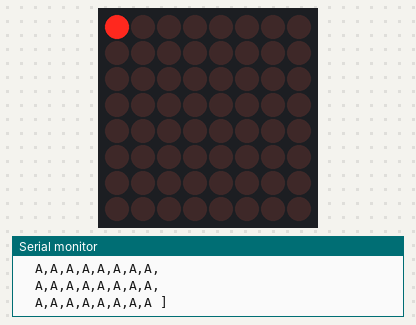
The sketch below on a simulated Arduino Uno, built with avr-gcc and run on an emulated ATmega328P. Parts: 8×8 LED matrix, the last lines printed to the serial monitor.

Above: at 0.14 s.
At 6.58 s:
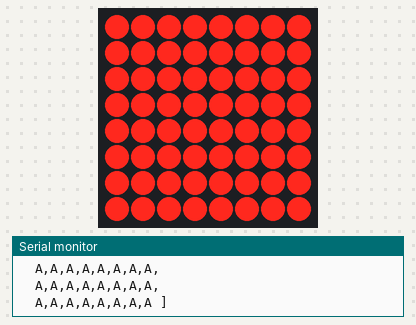
At 11.6 s:
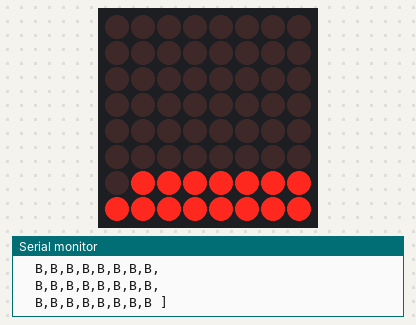
At 16.55 s:
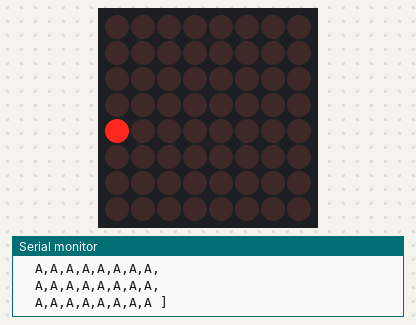
At 26.66 s:
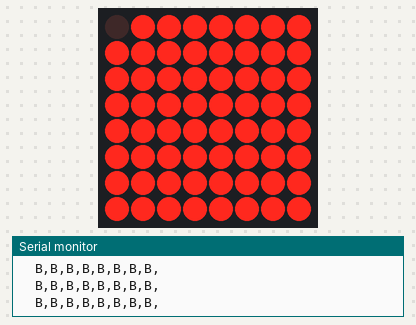
At 32.95 s:
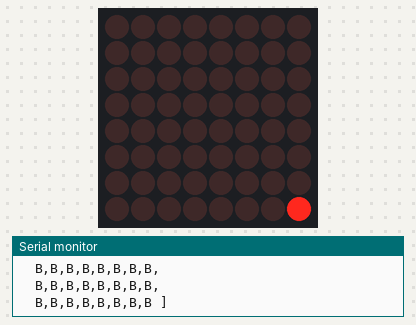

The sketch:

TestLedMatrix2.ino.ino
```cpp
#include "LedControl.h"
#include "charLibrary.h"
#define DIM 8


int dim = 8;
char matrix[8][8] = { { 'A','A','A','A','A','A','A','A' },
            { 'A','A','A','A','A','A','A','A' },
            { 'A','A','A','A','A','A','A','A' },
            { 'A','A','A','A','A','A','A','A' },
            { 'A','A','A','A','A','A','A','A' },
            { 'A','A','A','A','A','A','A','A' },
            { 'A','A','A','A','A','A','A','A' },
            { 'A','A','A','A','A','A','A','A' }
          };

//LedControl lc = LedControl(9,8,7,2);
LedControl lc = LedControl(12,11,10,1);

void setup(){
  lc.shutdown(0,false);
  //lc.shutdown(1,false);
  lc.clearDisplay(0);
  //lc.clearDisplay(1);
  Serial.begin(9600);
}

void loop(){
  printMatrix();
  acendeTodosUmPorUm();
  printMatrix();
  apagaTodosUmPorUm();
  printMatrix();
  acendeUmApagaAnterior();
  clearMatrix();
  printMatrix();
  delay(100);
 /* printLetter(char_4);
  delay(500);
  clearMatrix();
  delay(500);*/
}

void printLetter(const byte letter[7]){
  for (int i = 0; i < 7; i++) {
      lc.setRow(0,i,letter[i]);
  }
}

void acendeTodosUmPorUm() {

  for (int row = 0; row < DIM; row++) {
    for (int col = 0; col < DIM ; col++) {
      matrix[row][col] = 'B';
      setLCMatrix();
      delay(100);
    }
  }
}

void apagaTodosUmPorUm() {

  for (int row = 0; row < DIM; row++) {
    for (int col = 0; col < DIM ; col++) {
      matrix[row][col] = 'A';
      setLCMatrix();
      delay(100);
    }
  }
}

void acendeUmApagaAnterior() {

  for (int row = 0; row < DIM; row++) {
    for (int col = 0; col < DIM ; col++) {
      matrix[row][col] = 'B';
      if(col > 0){
          matrix[row][col -1] = 'A';
      } else if((col == 0) && (row > 0)) {
          matrix[row -1][DIM - 1] = 'A';
      }
      setLCMatrix();
      delay(100);
    }
  }
  lc.clearDisplay(0);
  //lc.clearDisplay(1);
}

void setLCMatrix(){
  for (int row = 0; row < DIM; row++){
    int rowValue = 0;
    for (int col = 0; col < DIM ; col++){
      if(matrix[row][col] == 'B') {
        rowValue += intPow(2, (7-col));  //calcula o valor decimal correspondente à linha.
      }
    }
    lc.setRow(0,row,rowValue); //ligando os leds correspondentes à linha 'row'
  }
}


int intPow(int x, int pow)
{
    int ret = 1;
    while ( pow != 0 )
    {
        if ( (pow & 1) == 1 )
            ret *= x;
        x *= x;
        pow >>= 1;
    }
    return ret;
}

void clearMatrix(){
  for (int row = 0; row < DIM; row++) {
    for (int col = 0; col < DIM ; col++) {
      matrix[row][col] = 'A';
    }
  }
  lc.clearDisplay(0);
  //lc.clearDisplay(1);
}


void printMatrix(){
  Serial.print("[ ");
  for (int row = 0; row < DIM; row++) {
    for (int col = 0; col < DIM ; col++) {
      Serial.print(matrix[row][col]);
      if((row < DIM -1) || (col < DIM -1)){
        Serial.print(",");
      }
    }
    if (row < DIM -1) {
      Serial.print("\n  ");
    }
  }
  Serial.println(" ]");
}
```

charLibrary.h
```cpp
#ifndef charLibrary_h
#define charLibrary_h

#include "Arduino.h"

 //Space (Char 0x20)
const byte char_space[7] {B00000000,B00000000,B00000000,B00000000,B00000000,B00000000,B00000000};
//!
const byte char_exc[7] {B10000000,B10000000,B10000000,B10000000,B00000000,B00000000,B10000000};
//"
const byte char_aspasd[7] {B10100000,B10100000,B10100000,B00000000,B00000000,B00000000,B00000000};
//#
const byte char_tralha[7] {B01010000,B01010000,B11111000,B01010000,B11111000,B01010000,B01010000};
 //$
const byte char_dollar[7] {B00100000,B01111000,B10100000,B01110000,B00101000,B11110000,B00100000};
//%
const byte char_percent[7] {B11000000,B11001000,B00010000,B00100000,B01000000,B10011000,B00011000};
//&
const byte char_ecom[7] {B01100000,B10010000,B10100000,B01000000,B10101000,B10010000,B01101000};
//'
const byte char_apost[7] {B11000000,B01000000,B10000000,B00000000,B00000000,B00000000,B00000000};
//(
const byte char_abrep[7] {B00100000,B01000000,B10000000,B10000000,B10000000,B01000000,B00100000};
//)
const byte char_fechap[7] {B10000000,B01000000,B00100000,B00100000,B00100000,B01000000,B10000000};
//*
const byte char_asterisco[7] {B00000000,B00100000,B10101000,B01110000,B10101000,B00100000,B00000000};
 //+
const byte char_mais[7] {B00000000,B00100000,B00100000,B11111000,B00100000,B00100000,B00000000};
//,
const byte char_virgula[7] {B00000000,B00000000,B00000000,B00000000,B11000000,B01000000,B10000000};
//-
const byte char_dash[7] {B00000000,B00000000,B11111000,B00000000,B00000000,B00000000,B00000000};
//.
const byte char_ponto[7] {B00000000,B00000000,B00000000,B00000000,B00000000,B11000000,B11000000};
///
const byte char_barra[7] {B00000000,B00001000,B00010000,B00100000,B01000000,B10000000,B00000000};
//0
const byte char_zero[7] {B01110000,B10001000,B10011000,B10101000,B11001000,B10001000,B01110000};
//1
const byte char_1[7] {B01000000,B11000000,B01000000,B01000000,B01000000,B01000000,B11100000};
//2
const byte char_2[7] {B01110000,B10001000,B00001000,B00010000,B00100000,B01000000,B11111000};
//3
const byte char_3[7] {B11111000,B00010000,B00100000,B00010000,B00001000,B10001000,B01110000};
//4
const byte char_4[7] {B00010000,B00110000,B01010000,B10010000,B11111000,B00010000,B00010000};
 //5
const byte char_5[7] {B11111000,B10000000,B11110000,B00001000,B00001000,B10001000,B01110000};
//6
const byte char_6[7] {B00110000,B01000000,B10000000,B11110000,B10001000,B10001000,B01110000};
//7
const byte char_7[7] {B11111000,B10001000,B00001000,B00010000,B00100000,B00100000,B00100000};
//8
const byte char_8[7] {B01110000,B10001000,B10001000,B01110000,B10001000,B10001000,B01110000};
//9
const byte char_9[7] {B01110000,B10001000,B10001000,B01111000,B00001000,B00010000,B01100000};
//:
const byte char_doisp[7] {B00000000,B11000000,B11000000,B00000000,B11000000,B11000000,B00000000};
//;
const byte char_pontovirg[7] {B00000000,B11000000,B11000000,B00000000,B11000000,B01000000,B10000000};
//<
const byte char_menor[7] {B00010000,B00100000,B01000000,B10000000,B01000000,B00100000,B00010000};
//=
const byte char_igual[7] {B00000000,B00000000,B11111000,B00000000,B11111000,B00000000,B00000000};
//>
const byte char_maior[7] {B10000000,B01000000,B00100000,B00010000,B00100000,B01000000,B10000000};
//?
const byte char_inter[7] {B01110000,B10001000,B00001000,B00010000,B00100000,B00000000,B00100000};
//@
const byte char_arroba[7] {B01110000,B10001000,B00001000,B01101000,B10101000,B10101000,B01110000};
//A
const byte char_A[7] {B01110000,B10001000,B10001000,B10001000,B11111000,B10001000,B10001000};
//B
const byte char_B[7] {B11110000,B10001000,B10001000,B11110000,B10001000,B10001000,B11110000};
//C
const byte char_C[7] {B01110000,B10001000,B10000000,B10000000,B10000000,B10001000,B01110000};
//D
const byte char_D[7] {B11100000,B10010000,B10001000,B10001000,B10001000,B10010000,B11100000};
//E
const byte char_E[7] {B11111000,B10000000,B10000000,B11110000,B10000000,B10000000,B11111000};
//F
const byte char_F[7] {B11111000,B10000000,B10000000,B11110000,B10000000,B10000000,B10000000};
//G
const byte char_G[7] {B01110000,B10001000,B10000000,B10111000,B10001000,B10001000,B01111000};
//H
const byte char_H[7] {B10001000,B10001000,B10001000,B11111000,B10001000,B10001000,B10001000};
//I
const byte char_I[7] {B11100000,B01000000,B01000000,B01000000,B01000000,B01000000,B11100000};
//J
const byte char_J[7] {B00111000,B00010000,B00010000,B00010000,B00010000,B10010000,B01100000};
//K
const byte char_K[7] {B10001000,B10010000,B10100000,B11000000,B10100000,B10010000,B10001000};
 //L
const byte char_L[7] {B10000000,B10000000,B10000000,B10000000,B10000000,B10000000,B11111000};
//M
const byte char_M[7] {B10001000,B11011000,B10101000,B10101000,B10001000,B10001000,B10001000};
//N
const byte char_N[7] {B10001000,B10001000,B11001000,B10101000,B10011000,B10001000,B10001000};
 //O
const byte char_O[7] {B01110000,B10001000,B10001000,B10001000,B10001000,B10001000,B01110000};
//P
const byte char_P[7] {B11110000,B10001000,B10001000,B11110000,B10000000,B10000000,B10000000};
 //Q
const byte char_Q[7] {B01110000,B10001000,B10001000,B10001000,B10101000,B10010000,B01101000};
 //R
const byte char_R[7] {B11110000,B10001000,B10001000,B11110000,B10100000,B10010000,B10001000};
//S
const byte char_S[7] {B01111000,B10000000,B10000000,B01110000,B00001000,B00001000,B11110000};
//T
const byte char_T[7] {B11111000,B00100000,B00100000,B00100000,B00100000,B00100000,B00100000};
//U
const byte char_U[7] {B10001000,B10001000,B10001000,B10001000,B10001000,B10001000,B01110000};
//V
const byte char_V[7] {B10001000,B10001000,B10001000,B10001000,B10001000,B01010000,B00100000};
//W
const byte char_W[7] {B10001000,B10001000,B10001000,B10101000,B10101000,B10101000,B01010000};
//X
const byte char_X[7] {B10001000,B10001000,B01010000,B00100000,B01010000,B10001000,B10001000};
//Y
const byte char_Y[7] {B10001000,B10001000,B10001000,B01010000,B00100000,B00100000,B00100000};
//Z
const byte char_Z[7] {B11111000,B00001000,B00010000,B00100000,B01000000,B10000000,B11111000};
//[
const byte char_abrecolc[7] {B11100000,B10000000,B10000000,B10000000,B10000000,B10000000,B11100000};
//(Backward Slash)
const byte char_backslash[7] {B00000000,B10000000,B01000000,B00100000,B00010000,B00001000,B00000000};
//]
const byte char_fechacolc[7] {B11100000,B00100000,B00100000,B00100000,B00100000,B00100000,B11100000};
 //^
const byte char_chapeu[7] {B00100000,B01010000,B10001000,B00000000,B00000000,B00000000,B00000000};
//_
const byte char_underline[7] {B00000000,B00000000,B00000000,B00000000,B00000000,B00000000,B11111000};
//`
const byte char_crase[7] {B10000000,B01000000,B00100000,B00000000,B00000000,B00000000,B00000000};
//a
const byte char_a[7] {B00000000,B00000000,B01110000,B00001000,B01111000,B10001000,B01111000};
//b
const byte char_b[7] {B10000000,B10000000,B10110000,B11001000,B10001000,B10001000,B11110000};
//c
const byte char_c[7] {B00000000,B00000000,B01110000,B10001000,B10000000,B10001000,B01110000};
//d
const byte char_d[7] {B00001000,B00001000,B01101000,B10011000,B10001000,B10001000,B01111000};
//e
const byte char_e[7] {B00000000,B00000000,B01110000,B10001000,B11111000,B10000000,B01110000};
//f
const byte char_f[7] {B00110000,B01001000,B01000000,B11100000,B01000000,B01000000,B01000000};
//g
const byte char_g[7] {B00000000,B01111000,B10001000,B10001000,B01111000,B00001000,B01110000};
//h
const byte char_h[7] {B10000000,B10000000,B10110000,B11001000,B10001000,B10001000,B10001000};
//i
const byte char_i[7] {B01000000,B00000000,B11000000,B01000000,B01000000,B01000000,B11100000};
//j
const byte char_j[7] {B00010000,B00000000,B00110000,B00010000,B00010000,B10010000,B01100000};
//k
const byte char_k[7] {B10000000,B10000000,B10010000,B10100000,B11000000,B10100000,B10010000};
//l
const byte char_l[7] {B11000000,B01000000,B01000000,B01000000,B01000000,B01000000,B11100000};
//m
const byte char_m[7] {B00000000,B00000000,B11010000,B10101000,B10101000,B10001000,B10001000};
//n
const byte char_n[7] {B00000000,B00000000,B10110000,B11001000,B10001000,B10001000,B10001000};
//o
const byte char_o[7] {B00000000,B00000000,B01110000,B10001000,B10001000,B10001000,B01110000};
//p
const byte char_p[7] {B00000000,B00000000,B11110000,B10001000,B11110000,B10000000,B10000000};
//q
const byte char_q[7] {B00000000,B00000000,B01101000,B10011000,B01111000,B00001000,B00001000};
//r
const byte char_r[7] {B00000000,B00000000,B10110000,B11001000,B10000000,B10000000,B10000000};
//s
const byte char_s[7] {B00000000,B00000000,B01110000,B10000000,B01110000,B00001000,B11110000};
//t
const byte char_t[7] {B01000000,B01000000,B11100000,B01000000,B01000000,B01001000,B00110000};
//u
const byte char_u[7] {B00000000,B00000000,B10001000,B10001000,B10001000,B10011000,B01101000};
 //v
const byte char_v[7] {B00000000,B00000000,B10001000,B10001000,B10001000,B01010000,B00100000};
 //w
const byte char_w[7] {B00000000,B00000000,B10001000,B10101000,B10101000,B10101000,B01010000};
//x
const byte char_x[7] {B00000000,B00000000,B10001000,B01010000,B00100000,B01010000,B10001000};
//y
const byte char_y[7] {B00000000,B00000000,B10001000,B10001000,B01111000,B00001000,B01110000};
//z
const byte char_z[7] {B00000000,B00000000,B11111000,B00010000,B00100000,B01000000,B11111000};
//{
const byte char_abrechave[7] {B00100000,B01000000,B01000000,B10000000,B01000000,B01000000,B00100000};
//|
const byte char_pipe[7] {B10000000,B10000000,B10000000,B10000000,B10000000,B10000000,B10000000};
//}
const byte char_fechachave[7] {B10000000,B01000000,B01000000,B00100000,B01000000,B01000000,B10000000};
//~
const byte char_til[7] {B00000000,B00000000,B00000000,B01101000,B10010000,B00000000,B00000000};

#endif
```
